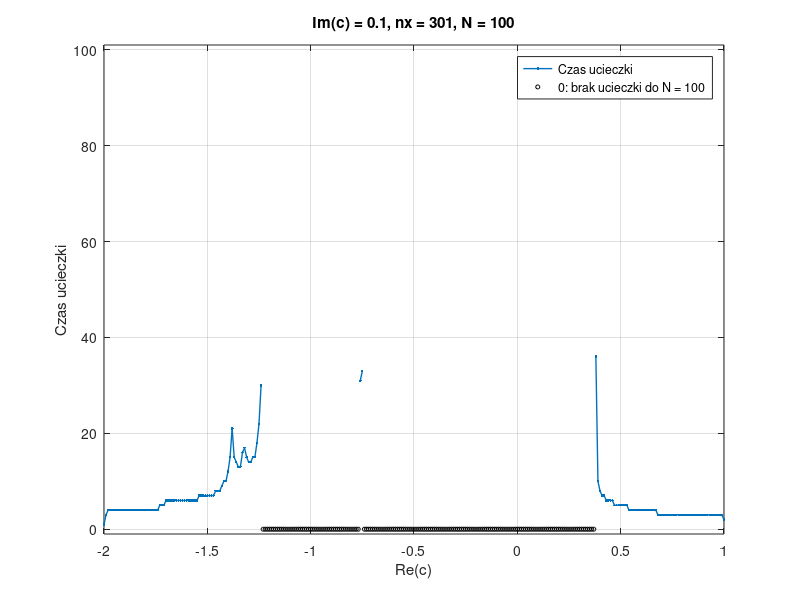

Reproduce this figure in MATLAB.
function [p, x, c, z, k_escape, active] = lab2_z2()
% LAB2_Z2 Czasy ucieczki dla punktów odcinka.
% Wejście: brak. Parametry wybierane wewnątrz funkcji.
% Wyjście:
%   p        - struktura: x_min = -2, x_max = 1 - granice wymagane w MG,
%              b - skalar wspólnej części urojonej, nx - liczba punktów,
%              N - limit iteracji.
%   x        - równomierne współrzędne od p.x_min do p.x_max.
%   c        - punkty zespolone o części urojonej p.b.
%   z        - wartości zamrożone przy ucieczce albo z_N.
%   k_escape - czas ucieczki od 1 do p.N albo 0.
%   active   - maska logiczna punktów bez wykrytej ucieczki.
%              Po obliczeniach: true dokładnie tam, gdzie k_escape == 0.
% Typy: p jest skalarną strukturą z rzeczywistymi skalarami double.
% Wszystkie pozostałe wyniki: pełne wiersze [1, p.nx].
% active ma typ logical. Inne wektory mają typ double.
% c i z mogą być zespolone. Pozostałe wektory są rzeczywiste.
% Zero oznacza brak ucieczki do limitu, nie czas ucieczki równy 0.
% Wykres: jedna figura, czasy ucieczki i osobne oznaczenia zer.
%
% Kod startowy: uzupełnij miejsca oznaczone UZUPEŁNIJ.
% Zastąp [] obliczeniami. Zachowaj nagłówek i wybierz p.b, p.nx oraz p.N.

%===============================================================================
%% 1. Parametry doświadczenia.
p = struct();
% W MG zachowaj p.x_min = -2 i p.x_max = 1. Zmieniaj granice tylko lokalnie.
p.x_min = -2;
p.x_max = 1;
p.b = 0.1;       % Część urojona: od -1.5 do 1.5.
p.nx = 301;       % Całkowita liczba punktów: od 50 do 400.
p.N = 100;       % Całkowity limit iteracji: od 10 do 200.

%% 2. Punkty i stan początkowy.
% UZUPEŁNIJ: przenieś własne przygotowanie x i c z zadania 1.
% https://www.mathworks.com/help/matlab/ref/double.linspace.html
% https://www.mathworks.com/help/matlab/ref/complex.html
x = linspace(p.x_min, p.x_max, p.nx);
c = complex(x, p.b);
% UZUPEŁNIJ: przygotuj wartości początkowe orbit i k_escape dla całej linii.
% https://www.mathworks.com/help/matlab/ref/zeros.html
% https://www.mathworks.com/help/matlab/ref/double.size.html
z = zeros(size(x));
k_escape = zeros(size(x));
% UZUPEŁNIJ: utwórz maskę logiczną wskazującą początkowo wszystkie punkty.
% active ma ten sam rozmiar co c. Możesz skorzystać z true i size.
% https://www.mathworks.com/help/matlab/ref/true.html
% https://www.mathworks.com/help/matlab/ref/double.size.html
active = true(size(x));

%% 3. Czasy ucieczki dla wielu orbit.
% UZUPEŁNIJ wnętrze pętli, rozwijając własną iterację z zadania 1.
% z(active) wybiera elementy wskazane przez true w masce active.
% Użyj tego zapisu po lewej stronie przypisania, aby zmienić tylko te elementy.
for k = 1:p.N
    % Aktualizuj tylko aktywne orbity, z ich własnymi parametrami c.
    % Wśród nich rozpoznaj nowe ucieczki i zapisz ich czas ucieczki.
    % Wyłącz te punkty z dalszych zmian, zachowując wartości z i k_escape.
    % Możesz zakończyć pętlę wcześniej, gdy nie ma aktywnych punktów.
    % https://www.mathworks.com/help/matlab/ref/break.html
    z(active) = z(active).^2 + c(active);
    escaped = active & (abs(z) > 2);
    k_escape(escaped) = k;
    active(escaped) = false;
end
%===============================================================================

%% Opcjonalny wydruk punktu do pracy lokalnej.
% format long g pokazuje do 15 cyfr znaczących double.
% Ustaw print_point = 1, aby wypisać obie współrzędne przez %.17g.
% To do 17 cyfr znaczących, bez końcowych zer, a nie 17 miejsc po przecinku.
% Zapis pozwala odtworzyć tę samą wartość double. Nie zwiększa jej precyzji.
% W MG pozostaw print_point = 0.
% https://www.mathworks.com/help/matlab/ref/format.html
% https://www.mathworks.com/help/matlab/ref/fprintf.html
% Wybierz point_index od 1 do numel(c).
% Do zadania 3 wymagane jest k_escape(point_index) > 10.
point_index = 67;
print_point = 0;
if print_point == 1
    % Sprawdź, czy wskazany element c istnieje.
    if isnumeric(c) && isvector(c) && isscalar(point_index) && ...
            isreal(point_index) && point_index == fix(point_index) && ...
            point_index >= 1 && point_index <= numel(c)
        fprintf('Punkt c(%d):\n', point_index);
        fprintf('p.c_re = %.17g;\n', real(c(point_index)));
        fprintf('p.c_im = %.17g;\n', imag(c(point_index)));
    else
        warning('LAB2:PointToPrint', ...
            'Najpierw oblicz c i wybierz poprawny indeks point_index.');
    end
end

%% 4. Wykres w kodzie startowym. Nie zmieniaj tej części.
% POCZĄTEK BLOKU WYKRESU DO ZABLOKOWANIA W MATLAB GRADER.
% Rysuj po przygotowaniu x, k_escape i końcowej maski active.
if ~isempty(x) && ~isempty(k_escape) && islogical(active) && ...
        isequal(size(x), size(k_escape), size(active))
    % Dla dociekliwych: te kopie służą tylko wykresowi, nie zmieniają wyników.
    % no_escape jest lokalną kopią końcowej maski active.
    no_escape = active;
    % k_plot zachowuje czasy ucieczki. NaN tworzy przerwy w linii.
    k_plot = k_escape;
    k_plot(no_escape) = NaN;
    % no_escape_plot: kółka na poziomie 0 dla active == true.
    % NaN ukrywa pozostałe kółka.
    no_escape_plot = zeros(size(x));
    no_escape_plot(~no_escape) = NaN;
    % https://www.mathworks.com/help/matlab/ref/plot.html
    % https://www.mathworks.com/help/matlab/ref/nan.html
    fig = figure('Name', 'Czasy ucieczki na linii punktów', ...
        'Color', 'w', 'WindowStyle', 'normal');
    % Okno 1600 x 800 wymaga ekranu >= 1700 x 950. Inaczej domyślne.
    screen_units = get(groot, 'Units');
    set(groot, 'Units', 'pixels');
    screen_size = get(groot, 'ScreenSize');
    set(groot, 'Units', screen_units);
    if all(screen_size(3:4) >= [1700 950])
        set(fig, 'Units', 'pixels', 'Position', [50 50 1600 800]);
    end
    % Jasne tło i czytelne podpisy także przy ciemnym motywie MATLAB-a.
    if isprop(fig, 'Theme')
        fig.Theme = 'light';
    end
    % Pokaż czasy ucieczki, a na poziomie 0 brak ucieczki do limitu.
    plot(x, k_plot, '.-', 'LineWidth', 1);
    hold on;
    plot(x, no_escape_plot, 'ko', 'MarkerSize', 3);
    hold off;
    grid on;
    xlim([p.x_min p.x_max]);
    ylim([-1 p.N + 1]);
    xlabel('Re(c)');
    ylabel('Czas ucieczki');
    legend('Czas ucieczki', ...
        sprintf('0: brak ucieczki do N = %d', p.N), 'Location', 'best');
    title(sprintf('Im(c) = %.3g, nx = %d, N = %d', p.b, p.nx, p.N));
end
% KONIEC BLOKU WYKRESU DO ZABLOKOWANIA W MATLAB GRADER.

%% Zapis wykresu do sprawozdania.
% Zapisz PNG lokalnie do sprawozdania: odkomentuj save_png = 1.
% W MG pozostaw 0. Plik w bieżącym katalogu zostanie nadpisany.
% https://www.mathworks.com/help/matlab/ref/exportgraphics.html
save_png = 0;
% save_png = 1;
if save_png == 1
    % Zapisuj wyłącznie figurę utworzoną w tym wywołaniu funkcji.
    % https://www.mathworks.com/help/matlab/ref/exist.html
    % https://www.mathworks.com/help/matlab/ref/isgraphics.html
    if exist('fig', 'var') && isgraphics(fig, 'figure') && ...
            ~isempty(findall(fig, 'Type', 'line'))
        exportgraphics(fig, 'lab2_zadanie2.png', 'Resolution', 200);
    else
        warning('LAB2:NoFigure', ...
            'Najpierw uzupełnij obliczenia i utwórz wykres.');
    end
end

end
